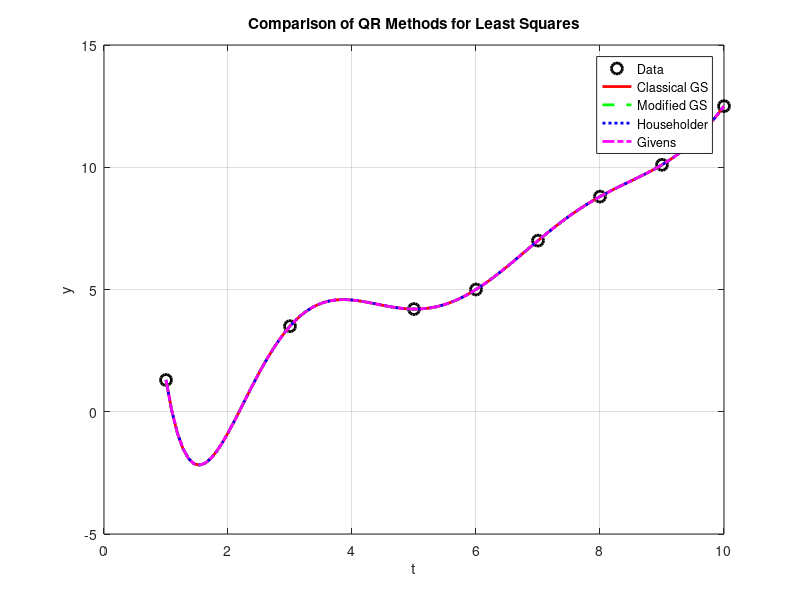

Reproduce this figure in MATLAB.
% MTH 430: Lab Assignment 4 - Consolidated Comparison
% Comparing CGS, MGS, Householder, and Givens for Least Squares
% -------------------------------------------------------------
clc; clear; close all;

% --- STEP 1: PREPARE DATA (Assignment 1, Table A) ---
t = [1; 3; 5; 6; 7; 8; 9; 10];
y = [1.3; 3.5; 4.2; 5.0; 7.0; 8.8; 10.1; 12.5];

% Define Polynomial Degree (e.g., 1 for Line, 2 for Quadratic)
degree = 7; 
N = length(t);

% Construct Design Matrix A (Vandermonde)
A_design = ones(N, degree + 1);
for p = 1:degree
    A_design(:, p+1) = t.^p;
end

fprintf('Analyzing Least Squares for Degree %d\n', degree);
[m_orig, n_orig] = size(A_design);

%% --- METHOD 1: CLASSICAL GRAM-SCHMIDT (Your Snippet 1) ---
fprintf('\n--- Method 1: Classical Gram-Schmidt ---\n');
A = A_design; % Reset A
[m,n] = size(A);
Q = zeros(m,n);
R = zeros(n,n);

% Your Code:
for k = 1:n
    v = A(:,k);
    for j = 1:k-1
        R(j,k) = Q(:,j)' * A(:,k);
        v = v - R(j,k) * Q(:,j);
    end
    R(k,k) = norm(v);
    Q(:,k) = v / R(k,k);
end
Q_cgs = Q; R_cgs = R;

% Solve Rx = Q'y
b = Q_cgs' * y;
x_cgs = zeros(n, 1);
for i = n:-1:1
    sum_val = 0;
    for j = i+1:n
        sum_val = sum_val + R_cgs(i,j) * x_cgs(j);
    end
    x_cgs(i) = (b(i) - sum_val) / R_cgs(i,i);
end
disp('Coefficients (CGS):'); disp(x_cgs');


%% --- METHOD 2: MODIFIED GRAM-SCHMIDT (Your Snippet 2) ---
fprintf('\n--- Method 2: Modified Gram-Schmidt ---\n');
A = A_design; % Reset A
[m,n] = size(A);
Q = A;
R = zeros(n,n);

% Your Code:
for k = 1:n
    R(k,k) = norm(Q(:,k));
    Q(:,k) = Q(:,k) / R(k,k);
    for j = k+1:n
        R(k,j) = Q(:,k)' * Q(:,j);
        Q(:,j) = Q(:,j) - R(k,j) * Q(:,k);
    end
end
Q_mgs = Q; R_mgs = R;

% Solve Rx = Q'y
b = Q_mgs' * y;
x_mgs = zeros(n, 1);
for i = n:-1:1
    sum_val = 0;
    for j = i+1:n
        sum_val = sum_val + R_mgs(i,j) * x_mgs(j);
    end
    x_mgs(i) = (b(i) - sum_val) / R_mgs(i,i);
end
disp('Coefficients (MGS):'); disp(x_mgs');


%% --- METHOD 3: HOUSEHOLDER QR (Your Snippet 3) ---
fprintf('\n--- Method 3: Householder QR ---\n');
A = A_design; % Reset A
[m,n] = size(A);
R = A;
Q = eye(m);
Hs = {};

% Your Code (Wrapped to handle non-square A logic):
for k = 1:min(m-1,n)
    x = R(k:m,k);
    e1 = zeros(length(x),1); e1(1) = 1;
    alpha = -sign(x(1)) * norm(x);
    if alpha == 0
        v = x;
    else
        v = x - alpha*e1;
    end
    if norm(v) == 0
        Hk_sub = eye(length(x));
    else
        v = v / norm(v);
        Hk_sub = eye(length(x)) - 2*(v*v');
    end
    Hk = eye(m);
    Hk(k:m,k:m) = Hk_sub;
    R = Hk * R;
    Q = Q * Hk';
    Hs{end+1} = Hk;
end
Q_hh = Q; R_hh = R;

% Solve Rx = Q'y
% Note: Householder produces Full QR (m x m Q). 
% We must truncate for Least Squares solution.
b_full = Q_hh' * y;
b = b_full(1:n);      % Keep top n elements
R_solve = R_hh(1:n, :); % Keep top n rows

x_hh = zeros(n, 1);
for i = n:-1:1
    sum_val = 0;
    for j = i+1:n
        sum_val = sum_val + R_solve(i,j) * x_hh(j);
    end
    x_hh(i) = (b(i) - sum_val) / R_solve(i,i);
end
disp('Coefficients (Householder):'); disp(x_hh');


%% --- METHOD 4: GIVENS QR (Previous Code) ---
fprintf('\n--- Method 4: Givens QR ---\n');
A = A_design; % Reset A
[m,n] = size(A);
R = A;
Q = eye(m);

% Givens Logic:
for k = 1:min(m-1,n)
    for j = k+1:m
        if R(j,k) ~= 0
            val_diag = R(k,k);
            val_elim = R(j,k);
            r = sqrt(val_diag^2 + val_elim^2);
            c = val_diag / r;
            s = -val_elim / r;
            
            G = eye(m);
            G(k,k) = c; G(j,j) = c;
            G(k,j) = -s; G(j,k) = s;
            
            R = G * R;
            Q = Q * G';
        end
    end
end
Q_giv = Q; R_giv = R;

% Solve Rx = Q'y
% Givens also produces Full QR (m x m Q)
b_full = Q_giv' * y;
b = b_full(1:n);      % Keep top n elements
R_solve = R_giv(1:n, :); % Keep top n rows

x_giv = zeros(n, 1);
for i = n:-1:1
    sum_val = 0;
    for j = i+1:n
        sum_val = sum_val + R_solve(i,j) * x_giv(j);
    end
    x_giv(i) = (b(i) - sum_val) / R_solve(i,i);
end
disp('Coefficients (Givens):'); disp(x_giv');


%% --- PLOTTING COMPARISON ---
t_plot = linspace(min(t), max(t), 100)';
y_cgs = zeros(size(t_plot));
y_mgs = zeros(size(t_plot));
y_hh  = zeros(size(t_plot));
y_giv = zeros(size(t_plot));

for p = 0:degree
    y_cgs = y_cgs + x_cgs(p+1) * t_plot.^p;
    y_mgs = y_mgs + x_mgs(p+1) * t_plot.^p;
    y_hh  = y_hh  + x_hh(p+1)  * t_plot.^p;
    y_giv = y_giv + x_giv(p+1) * t_plot.^p;
end

figure;
plot(t, y, 'ko', 'MarkerSize', 8, 'LineWidth', 2, 'DisplayName', 'Data'); hold on;
plot(t_plot, y_cgs, 'r-', 'LineWidth', 2, 'DisplayName', 'Classical GS');
plot(t_plot, y_mgs, 'g--', 'LineWidth', 2, 'DisplayName', 'Modified GS');
plot(t_plot, y_hh,  'b:', 'LineWidth', 2, 'DisplayName', 'Householder');
plot(t_plot, y_giv, 'm-.', 'LineWidth', 2, 'DisplayName', 'Givens');

title('Comparison of QR Methods for Least Squares');
xlabel('t'); ylabel('y');
legend('Location', 'best');
grid on;
hold off;
